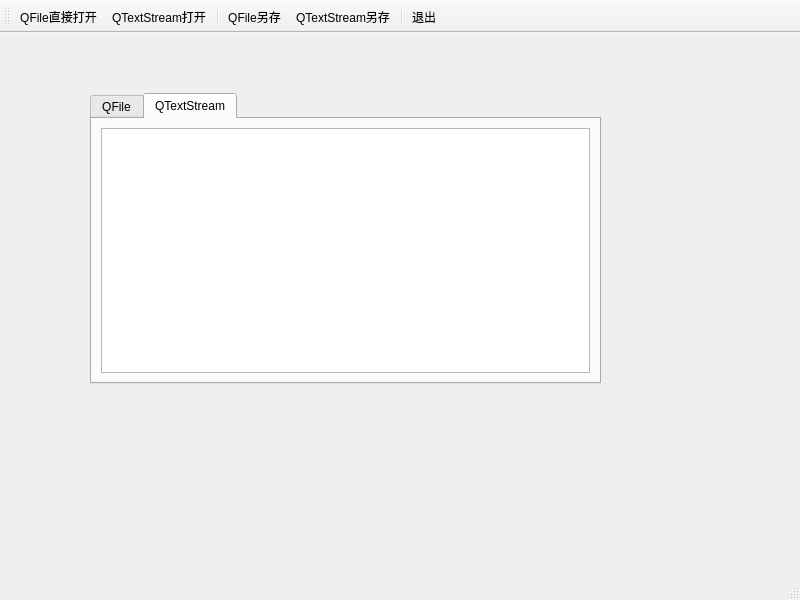
<?xml version="1.0" encoding="UTF-8"?>
<ui version="4.0">
 <class>MainWindow</class>
 <widget class="QMainWindow" name="MainWindow">
  <property name="geometry">
   <rect>
    <x>0</x>
    <y>0</y>
    <width>800</width>
    <height>600</height>
   </rect>
  </property>
  <property name="windowTitle">
   <string>MainWindow</string>
  </property>
  <property name="toolButtonStyle">
   <enum>Qt::ToolButtonStyle::ToolButtonTextUnderIcon</enum>
  </property>
  <widget class="QWidget" name="centralwidget">
   <widget class="QTabWidget" name="tabWidget">
    <property name="geometry">
     <rect>
      <x>90</x>
      <y>60</y>
      <width>511</width>
      <height>291</height>
     </rect>
    </property>
    <property name="currentIndex">
     <number>1</number>
    </property>
    <widget class="QWidget" name="tab">
     <attribute name="title">
      <string>QFile</string>
     </attribute>
     <layout class="QHBoxLayout" name="horizontalLayout">
      <item>
       <widget class="QPlainTextEdit" name="plainTextEditFile"/>
      </item>
     </layout>
    </widget>
    <widget class="QWidget" name="tab_2">
     <attribute name="title">
      <string>QTextStream</string>
     </attribute>
     <layout class="QHBoxLayout" name="horizontalLayout_2">
      <item>
       <widget class="QPlainTextEdit" name="plainTextEditTextStream">
        <property name="palette">
         <palette>
          <active>
           <colorrole role="Text">
            <brush brushstyle="SolidPattern">
             <color alpha="255">
              <red>255</red>
              <green>85</green>
              <blue>0</blue>
             </color>
            </brush>
           </colorrole>
          </active>
          <inactive>
           <colorrole role="Text">
            <brush brushstyle="SolidPattern">
             <color alpha="255">
              <red>255</red>
              <green>85</green>
              <blue>0</blue>
             </color>
            </brush>
           </colorrole>
          </inactive>
          <disabled/>
         </palette>
        </property>
        <property name="plainText">
         <string/>
        </property>
       </widget>
      </item>
     </layout>
    </widget>
   </widget>
  </widget>
  <widget class="QMenuBar" name="menubar">
   <property name="geometry">
    <rect>
     <x>0</x>
     <y>0</y>
     <width>800</width>
     <height>25</height>
    </rect>
   </property>
  </widget>
  <widget class="QStatusBar" name="statusbar"/>
  <widget class="QToolBar" name="toolBar">
   <property name="windowTitle">
    <string>toolBar</string>
   </property>
   <attribute name="toolBarArea">
    <enum>TopToolBarArea</enum>
   </attribute>
   <attribute name="toolBarBreak">
    <bool>false</bool>
   </attribute>
   <addaction name="actOpen_IODevice"/>
   <addaction name="actOpen_TextStream"/>
   <addaction name="separator"/>
   <addaction name="actSave_IODevice"/>
   <addaction name="actSave_TextStream"/>
   <addaction name="separator"/>
   <addaction name="actQuit"/>
  </widget>
  <action name="actOpen_IODevice">
   <property name="icon">
    <iconset resource="res.qrc">
     <normaloff>:/images/images/804.bmp</normaloff>:/images/images/804.bmp</iconset>
   </property>
   <property name="text">
    <string>QFile直接打开</string>
   </property>
   <property name="toolTip">
    <string>用QFile直接打开文本文件</string>
   </property>
  </action>
  <action name="actOpen_TextStream">
   <property name="icon">
    <iconset resource="res.qrc">
     <normaloff>:/images/images/122.bmp</normaloff>:/images/images/122.bmp</iconset>
   </property>
   <property name="text">
    <string>QTextStream打开</string>
   </property>
   <property name="toolTip">
    <string>用QtextStream打开文本文件</string>
   </property>
  </action>
  <action name="actQuit">
   <property name="icon">
    <iconset resource="res.qrc">
     <normaloff>:/images/images/132.bmp</normaloff>:/images/images/132.bmp</iconset>
   </property>
   <property name="text">
    <string>退出</string>
   </property>
   <property name="toolTip">
    <string>退出</string>
   </property>
  </action>
  <action name="actSave_IODevice">
   <property name="icon">
    <iconset resource="res.qrc">
     <normaloff>:/images/images/104.bmp</normaloff>:/images/images/104.bmp</iconset>
   </property>
   <property name="text">
    <string>QFile另存</string>
   </property>
   <property name="toolTip">
    <string>用QFile直接另存文件</string>
   </property>
  </action>
  <action name="actSave_TextStream">
   <property name="icon">
    <iconset resource="res.qrc">
     <normaloff>:/images/images/066.GIF</normaloff>:/images/images/066.GIF</iconset>
   </property>
   <property name="text">
    <string>QTextStream另存</string>
   </property>
   <property name="toolTip">
    <string>用QTextStream另存文件</string>
   </property>
  </action>
 </widget>
 <resources>
  <include location="res.qrc"/>
 </resources>
 <connections>
  <connection>
   <sender>actQuit</sender>
   <signal>triggered()</signal>
   <receiver>MainWindow</receiver>
   <slot>close()</slot>
   <hints>
    <hint type="sourcelabel">
     <x>-1</x>
     <y>-1</y>
    </hint>
    <hint type="destinationlabel">
     <x>399</x>
     <y>299</y>
    </hint>
   </hints>
  </connection>
 </connections>
</ui>
